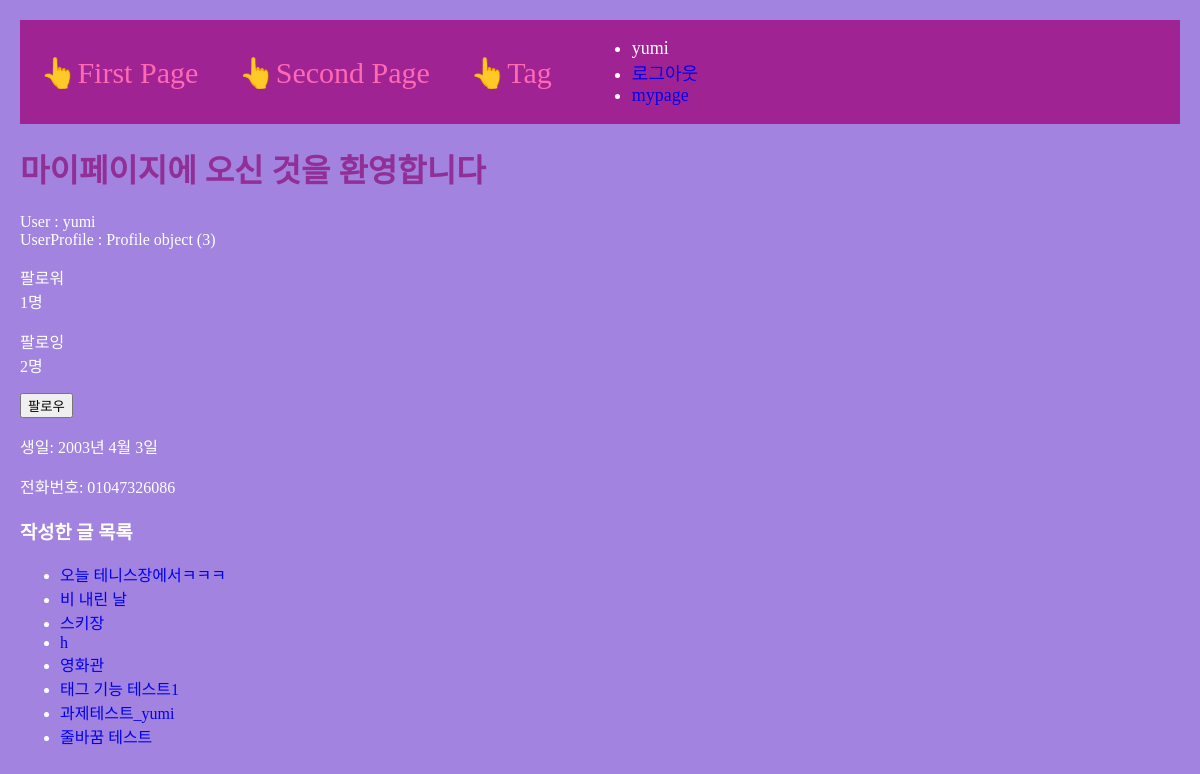
/users/mypage/1, run on the app's committed database.
### accounts/models.py (models this page shows)
class Profile(models.Model):
    user = models.OneToOneField(User, on_delete=models.CASCADE)
    birthday = models.DateField(null=True, blank=True)
    phone = models.CharField(max_length=15, null=True, blank=True)
    followings = models.ManyToManyField("self", related_name="followers", symmetrical=False)

### main/models.py (models this page shows, shortened)
class Post(models.Model):
    author = models.ForeignKey(User, null=False, blank=False, on_delete=models.CASCADE)
    headline = models.CharField(max_length=100)
    mood = models.CharField(max_length=20, blank=True)
    photo = models.ImageField(upload_to="post/", blank=True, null=True)
    reflection = models.TextField()
    created_at = models.DateTimeField(auto_now_add=True)
    is_shared = models.BooleanField(default=True)
    tags = models.ManyToManyField('Tag', blank=True, related_name='posts')
    like=models.ManyToManyField(User, related_name='likes', blank=True)
    like_count=models.PositiveIntegerField(default=0)

### users/views.py (the view)
# urls.py: path('mypage/<int:id>', mypage, name="mypage"),
def mypage(request, id):
    user=get_object_or_404(User, pk=id)
    posts = Post.objects.filter(author=user)  # 유저가 쓴 글만 필터링
    context = {
        'user':user,
        'posts': posts,
    }
    return render(request, 'users/mypage.html', context)

### users/templates/users/mypage.html
{% extends 'base.html' %}
{% load static %}
{% block content %}
<h1>마이페이지에 오신 것을 환영합니다</h1>
User : {{ user }} <br>
UserProfile : {{ user.profile }} <br>
<p>팔로워<br>{{ user.profile.followers.count }}명</p>
<p>팔로잉<br>{{ user.profile.followings.count }}명</p>
{% if request.user != user %}
    {% if request.user.profile in user.profile.followers.all %}
        <a href="{% url 'users:follow' user.id %}">
            <button type="button" class="btn btn-outline-info">언팔로우</button>
        </a>
    {% else %}
        <a href="{% url 'users:follow' user.id %}">
            <button type="button" class="btn btn-info">팔로우</button>
        </a>
    {% endif %}
{% endif %}
<p>생일: {{ user.profile.birthday }}</p>
<p>전화번호: {{ user.profile.phone }}</p>
<h3>작성한 글 목록</h3>
<ul>
    {% for post in posts %}
        <li><a href="{% url 'main:detail' post.pk %}">{{ post.headline }}</a></li>
    {% empty %}
        <li>작성한 글이 없습니다.</li>
    {% endfor %}
</ul>
{% endblock %}

### project/templates/shared/_navbar.html
<nav class="navbar-container">
    <a class="navbar-link" href="{% url 'main:mainpage' %}">👆First Page</a>
    <a class="navbar-link" href="{% url 'main:secondpage' %}">👆Second Page</a>
    <a class="navbar-link" href="{% url 'main:tag-list' %}">👆Tag</a>
    <div class="nav-right">
        {% if user.is_authenticated %}
        <ul class="nav-link-account">
            <li class="nav-link-user">{{user.username}}</li>
            <li><a href="{% url 'accounts:logout' %}">로그아웃</a></li>
            <li><a href="{% url 'users:mypage' request.user.id %}">mypage</a></li>
        </ul>
        {% else %}
        <ul class="nav=link-account">
            <li><a href="{% url 'accounts:login' %}">로그인</a></li>
            <li><a href="{% url 'accounts:signup' %}">signup</a></li>
        </ul>
        {% endif %}
    </div>
</nav>

### project/static/css/project.css (style rules this page uses)
h1 { color:rgb(145, 47, 150); }

### project/templates/base.html (style rules this page uses)
a { text-decoration: none; }
.body-container { background-color: #a283e0; color: #fff; margin: 20px; }
.navbar-container { display: flex; align-items: center; padding-left: 20px; gap: 40px; background-color: #a02393; font-size: 18px; }
.navbar-link { color: #FF69B4; font-size: 30px; }

### data on the page
Post: headline "오늘 테니스장에서ㅋㅋㅋ"
Post: headline "비 내린 날"
Post: headline "스키장"
Post: headline "h"
Post: headline "영화관"
Post: headline "태그 기능 테스트1"
Post: headline "과제테스트_yumi"
Post: headline "줄바꿈 테스트"

### other printed values
{{ user.username }} "yumi"
{{ user }} "yumi"
{{ user.profile }} "Profile object (3)"
{{ user.profile.followers.count }} "1"
{{ user.profile.followings.count }} "2"
{{ user.profile.birthday }} "2003년 4월 3일"
{{ user.profile.phone }} "01047326086"
